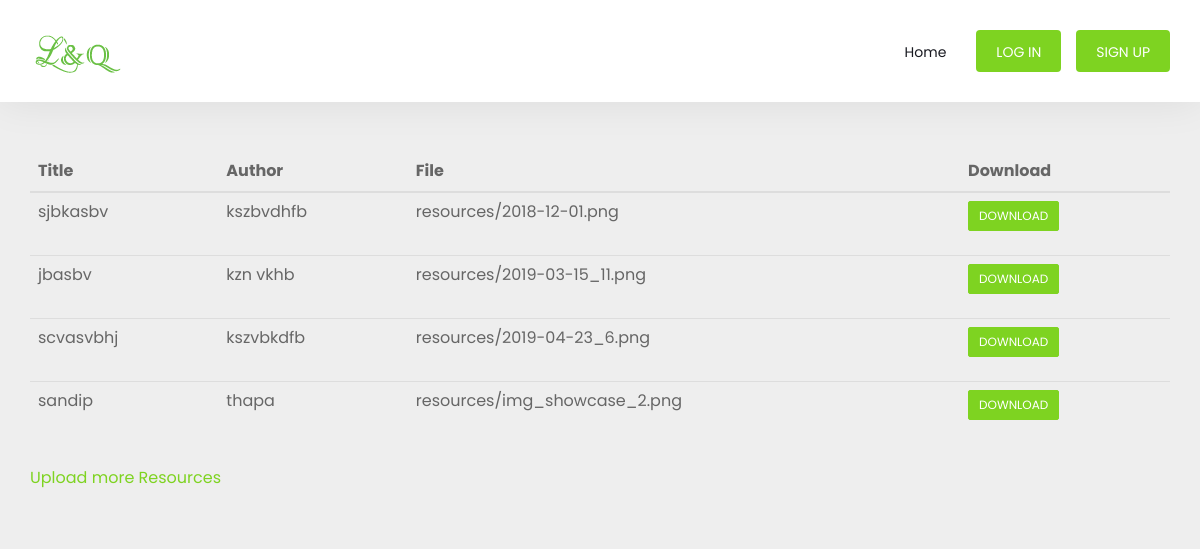
The app's page /resources/, older data.
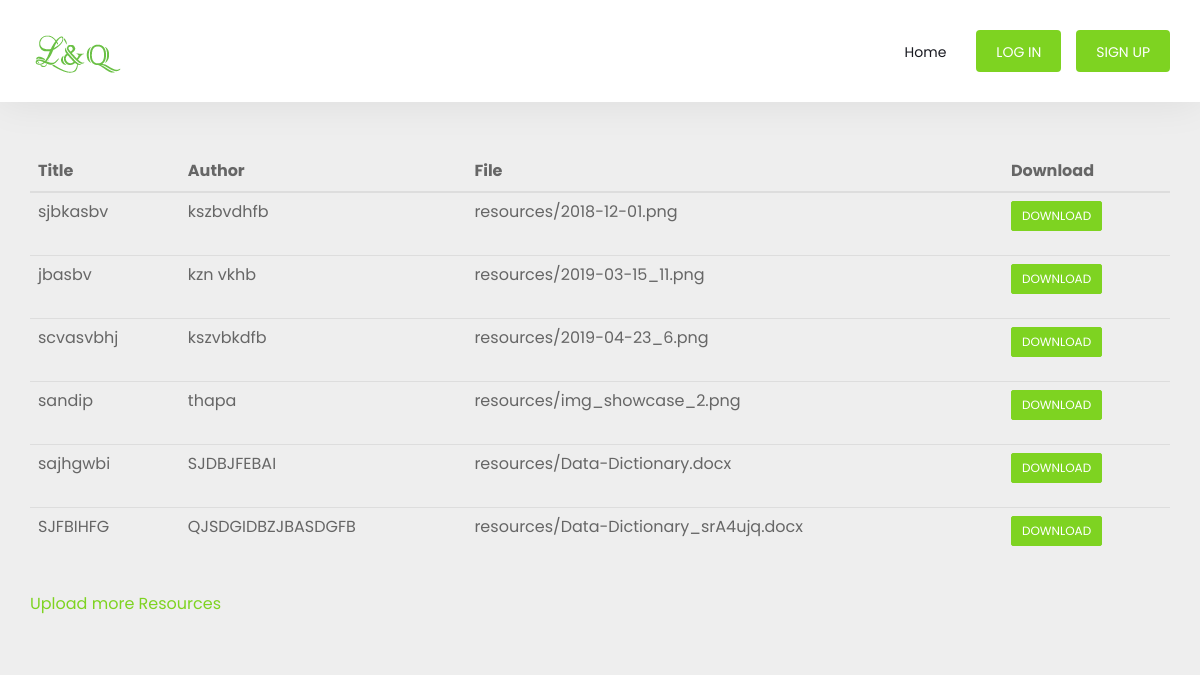
The same page, newer data.
### resources/models.py (models this page shows, shortened)
class Resource(models.Model):
	title = models.CharField(max_length=100)
	author = models.CharField(max_length=100)
	file = models.FileField(upload_to="resources")

### resources/views.py (the view)
# urls.py: path('resources/', views.resource_Page, name ="resource"),
def resource_Page(request):
	resource = Resource.objects.all()
	return render(request, "resources/resourcePage.html", {"resources": resource})

### resources/templates/resources/resourcePage.html (shortened to what this page needs)
{% extends 'header.html' %}
{% load static %}
{% block content %}
<div class="container" style="margin-top: 50px;">
<table class = "table table-hover">
	<thead>
		<tr>
			<th>Title</th>
			<th>Author</th>
			<th>File</th>
			<th>Download</th>
		</tr>
	</thead>
	<tbody>
		{% for resource in resources %}
		<tr>
			<td>{{resource.title}}</td>
			<td>{{resource.author}}</td>
			<td>{{resource.file}}</td>
			<td>
				<form method="POST" action="">
					<button type="submit" class="btn btn-primary btn-sm">Download</button>
				</form>
			</td>
		</tr>
		{% endfor %}
	</tbody>
</table>
</div>
<div class="container">
	<div class="row justify-content-center">
		<div class="col-md-4">
			<p><a href="{% url 'resources:upload' %}">Upload more Resources</a></p>
		</div>
	</div>
</div>
{% endblock %}

Row changes from the older to the newer data that the page shows:
added Resource: title "sajhgwbi", author "SJDBJFEBAI", file "resources/Data-Dictionary.docx"
added Resource: title "SJFBIHFG", author "QJSDGIDBZJBASDGFB", file "resources/Data-Dictionary_srA4ujq.docx"
